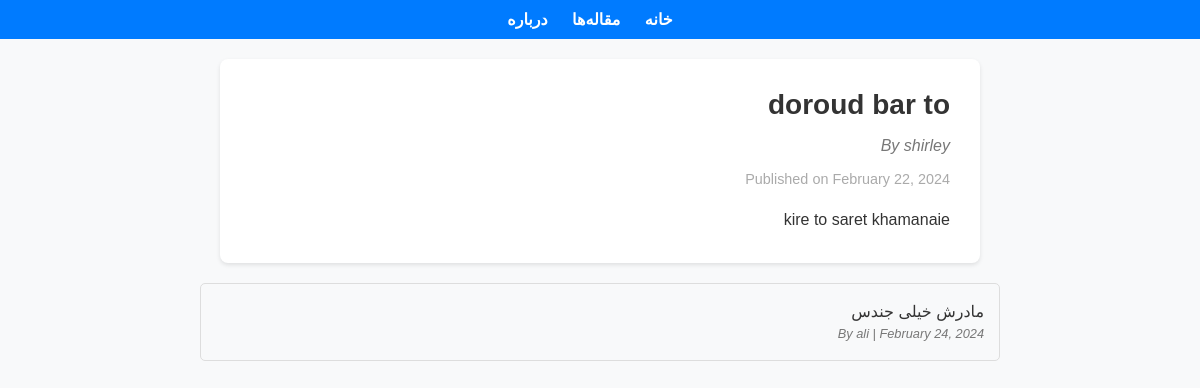
/articles/1/, run on the app's committed database.
### articles/models.py (models this page shows)
class Article(models.Model):
    title = models.CharField(max_length=200)
    content = models.TextField()
    author = models.ForeignKey(User, on_delete=models.CASCADE)
    created_at = models.DateTimeField(auto_now_add=True)
    updated_at = models.DateTimeField(auto_now=True)

class Comment(models.Model):
    article = models.ForeignKey(Article, on_delete=models.CASCADE)
    author = models.ForeignKey(User, on_delete=models.CASCADE)
    content = models.TextField()
    created_at = models.DateTimeField(auto_now_add=True)

### articles/views.py (the view)
# urls.py: path('<int:article_id>/', views.article_detail, name='article_detail'),
def article_detail(request, article_id):
    article = Article.objects.get(pk=article_id)
    comments = article.comment_set.all()
    return render(request, 'article_detail.html', {
        'article': article,
        'comments': comments,
    })

### articles/templates/article_detail.html (shortened to what this page needs)
{% extends "baseensha.html" %}
{% block content %}
{% load static %}
<html lang="fa-ir" dir="rtl">
<head>
    <link rel="stylesheet" href="{% static 'styles.css' %}">
</head>
<body>
    <div class="container">
        <article class="article">
            <h1>{{ article.title }}</h1>
            <p class="author">By {{ article.author.username }}</p>
            <p class="date">Published on {{ article.created_at|date:"F d, Y" }}</p>
            <div class="content">
                {{ article.content | safe }}
            </div>
        </article>
    </div>
    <div class="comments">
        {% for comment in comments %}
        <div class="comment">
            <p>{{ comment.content }}</p>
            <p class="author">By {{ comment.author.username }} | {{ comment.created_at|date:"F d, Y" }}</p>
        </div>
        {% empty %}
        <p>No comments yet.</p>
        {% endfor %}
    </div>
</body>
</html>
{% endblock %}

### static/baseensha.css (style rules this page uses)
body { font-family: Arial, sans-serif; margin: 0; padding: 0; background-color: #f8f9fa; color: #333; }
.container { max-width: 800px; margin: 20px auto; padding: 0 20px; }

### static/styles.css (style rules this page uses)
.article { background-color: #fff; border-radius: 8px; box-shadow: 0 2px 4px rgba(0, 0, 0, 0.1); padding: 30px; margin-bottom: 20px; }
.article h1 { font-size: 28px; margin-top: 0; margin-bottom: 10px; }
.author { font-style: italic; color: #777; }
.date { font-size: 0.9em; color: #aaa; margin-top: 8px; }
.content { margin-top: 20px; line-height: 1.6; }
.comments { margin-top: 20px; }
.comment { background-color: #f5f5f5; border-radius: 5px; padding: 10px; margin-bottom: 10px; }
.comment p { margin: 0; }
.comment .author { font-style: italic; color: #777; font-size: 0.8em; }
.comment { background-color: #f8f9fa; border: 1px solid #ddd; border-radius: 5px; padding: 15px; margin-bottom: 15px; }
.comment p { margin: 0; font-size: 16px; line-height: 1.6; }

### data on the page
Article: title "doroud bar to", author.username "shirley", created_at "February 22, 2024", content "kire to saret khamanaie"
Comment: content "مادرش خیلی جندس", author.username "ali", created_at "February 24, 2024"
